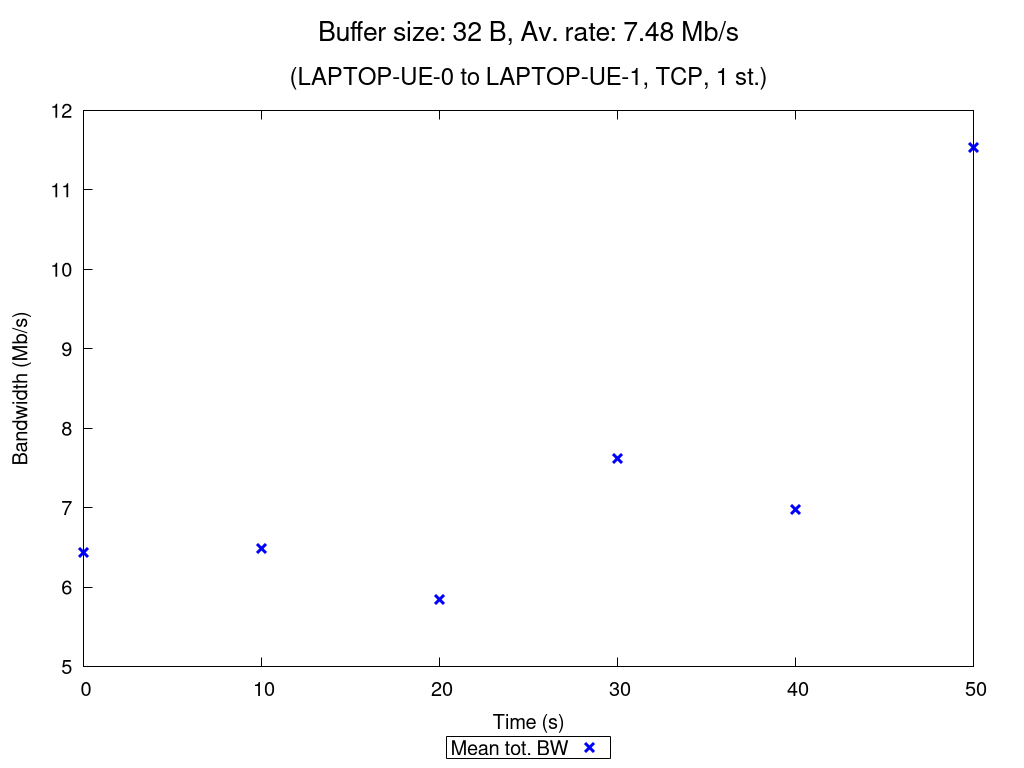

Source code (gnuplot):
set terminal pngcairo nocrop enhanced size 1024,768 font "Verdana,15"
set output "TCP_1_st_2020_10_18_01-36-23_one2two_00032B.png"

set title "{/=20 Buffer size: 32 B, Av. rate: 7.48 Mb/s}\n\n{/=18 (LAPTOP-UE-0 to LAPTOP-UE-1, TCP, 1 st.)}"

set xlabel "Time (s)"
set ylabel "Bandwidth (Mb/s)"
set ytics nomirror
set key bmargin center horizontal box samplen 1 width -1
set bmargin 4.6
set rmargin 4.5

rf = 1000000.0  # rate factor
set style fill transparent solid 0.2 noborder
set autoscale xfix
plot "TCP_1_st_2020_10_18_01-36-23_one2two_00032B_iperf_processed.dat" using 1:($2/rf-$3/rf):($2/rf+$3/rf) with filledcurves lc rgb "blue" notitle, \
     "" using 1:($2/rf) with points pt 2 ps 1.5 lw 3 lc rgb "blue" title "Mean tot. BW", \
